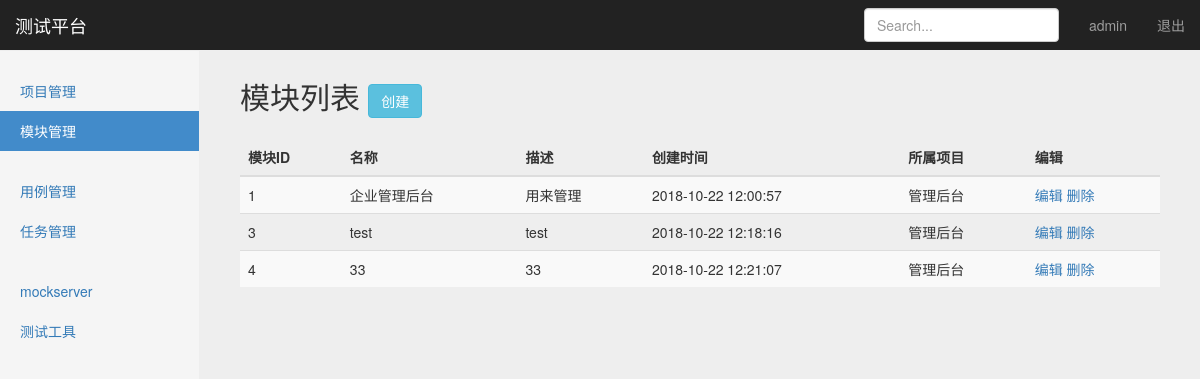
Page /manage/module_manage/ (signed in) on the earlier database version.
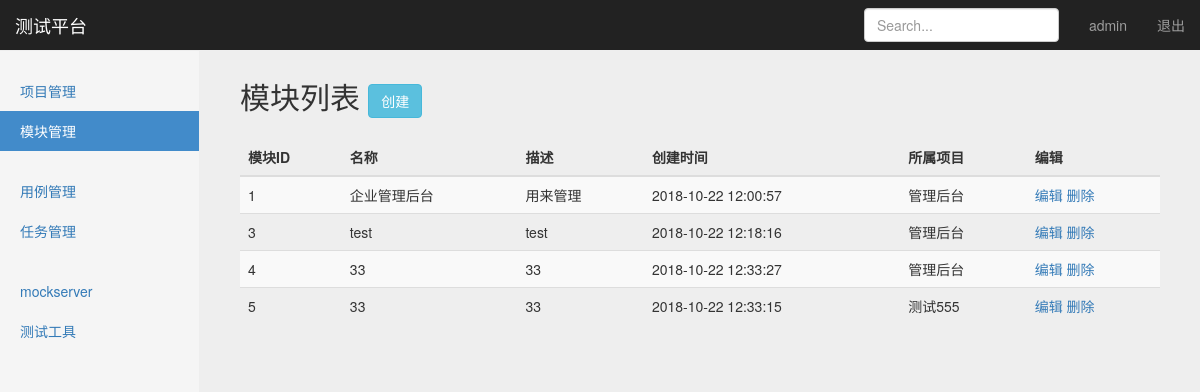
Same page on the later database version.
### projects_app/models.py (models this page shows, shortened)
class Module(models.Model):
    project = models.ForeignKey(Project, on_delete=models.CASCADE) # on_delete参数表示项目删除后，模块也跟随删除
    name = models.CharField("名称", max_length=100, blank=False, default="")
    description = models.TextField("描述", default="")
    create_time = models.DateTimeField("创建时间", auto_now=True)

class Project(models.Model):
    name = models.CharField("名称", max_length=100, blank=False, default="")
    description = models.TextField("描述", default="")
    status = models.BooleanField("状态", default=True)
    create_time = models.DateTimeField("创建时间", auto_now=True)
    def __str__(self):
        return self.name

### projects_app/views/Module_views.py (the view)
# urls.py: path('module_manage/', Module_views.module_manage),
@login_required
def module_manage(request):
    All_Modules = Module.objects.all()
    return render(request, 'module_manage.html',
                  {
                      "modules": All_Modules,  # 传project
                      "type": "list",
                  })

### templates/module_manage.html (shortened to what this page needs)
{% extends "base.html" %}
{% block content %}
    <nav class="navbar navbar-inverse navbar-fixed-top">
      <div class="container-fluid">
        <div class="navbar-header">
          <a class="navbar-brand" href="#">测试平台</a>
        </div>
        <div id="navbar" class="navbar-collapse collapse">
          <ul class="nav navbar-nav navbar-right">
            <li><a href="#">{{user}}</a></li>
            <li><a href="/logout/">退出</a></li>
          </ul>
          <form class="navbar-form navbar-right">
            <input type="text" class="form-control" placeholder="Search...">
          </form>
        </div>
      </div>
    </nav>
    <div class="container-fluid">
        <div class="row">
            <div class="col-sm-3 col-md-2 sidebar">
                <ul class="nav nav-sidebar">
                    <li ><a href="/manage/project_manage/">项目管理</a></li>
                    <li class="active"><a href="/manage/module_manage/">模块管理</a></li>
                </ul>
                <ul class="nav nav-sidebar">
                    <li><a href="">用例管理</a></li>
                    <li><a href="">任务管理</a></li>
                </ul>
                <ul class="nav nav-sidebar">
                    <li><a href="">mockserver</a></li>
                    <li><a href="">测试工具</a></li>
                </ul>
            </div>
          {% if type == 'list' %}
          <div class="col-sm-9 col-sm-offset-3 col-md-10 col-md-offset-2 main">
          <h2 class="sub-header">模块列表
          <button type="button" class="btn btn-info"
                    style=body {
                      padding: 50px
                      }
                    onclick="window.location.href='/manage/module_add/'">创建</button>
          </h2>
          <div class="table-responsive">
            <table class="table table-striped">
              <thead>
                <tr>
                  <th>模块ID</th>
                  <th>名称</th>
                  <th>描述</th>
                  <th>创建时间</th>
                  <th>所属项目</th>
                  <th>编辑</th>
                </tr>
              </thead>
              <tbody>
                {% for module in modules %}
                <tr>
                  <td>{{module.id}}</td>
                  <td>{{module.name}}</td>
                  <td>{{module.description}}</td>
                  <td>{{ module.create_time | date:"Y-m-d H:i:s" }}</td>
                  <td>{{module.project}}</td>
                  <td>
                    <a href="/manage/module_edit/{{module.id}}/">编辑</a>
                    <a href="/manage/module_delete/{{module.id}}/">删除</a>
                  </td>
                </tr>
              {% endfor %}
              </tbody>
            </table>
          </div>
        </div>
          {% endif %}
      </div>
    </div>
{% endblock %}

Differences in the rows shown:
changed Module id 4: create_time "2018-10-22 12:21:07" → "2018-10-22 12:33:27"
added Module: id "5", name "33", description "33", create_time "2018-10-22 12:33:15", project "测试555"
